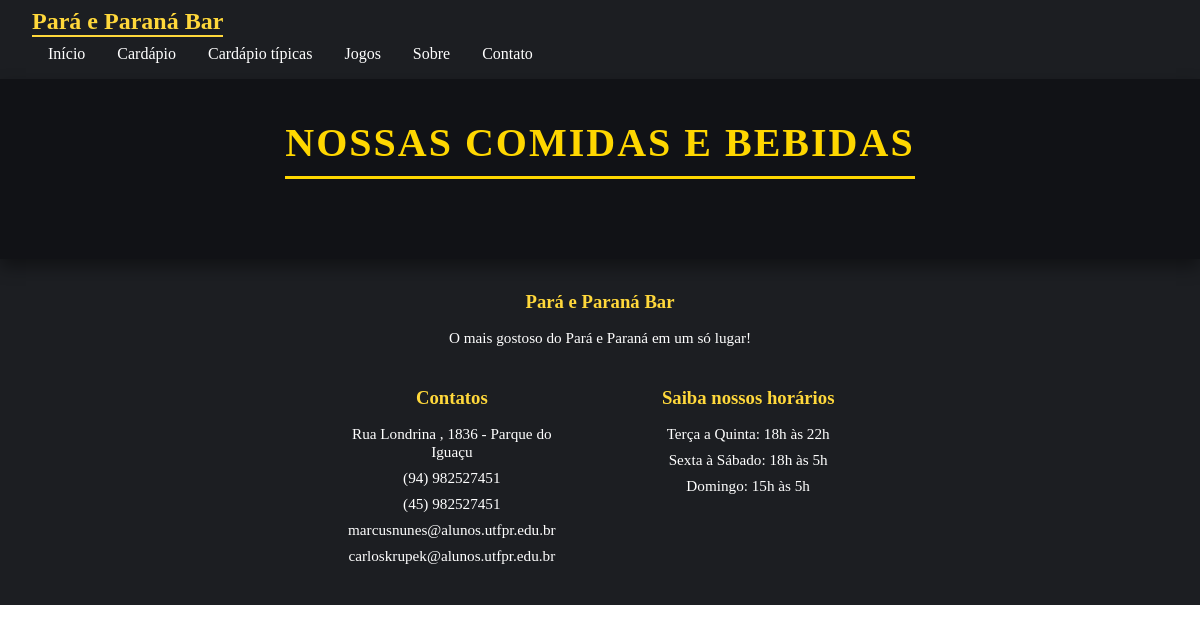
Page /sitebar/cardapio/comida/ on the earlier database version.
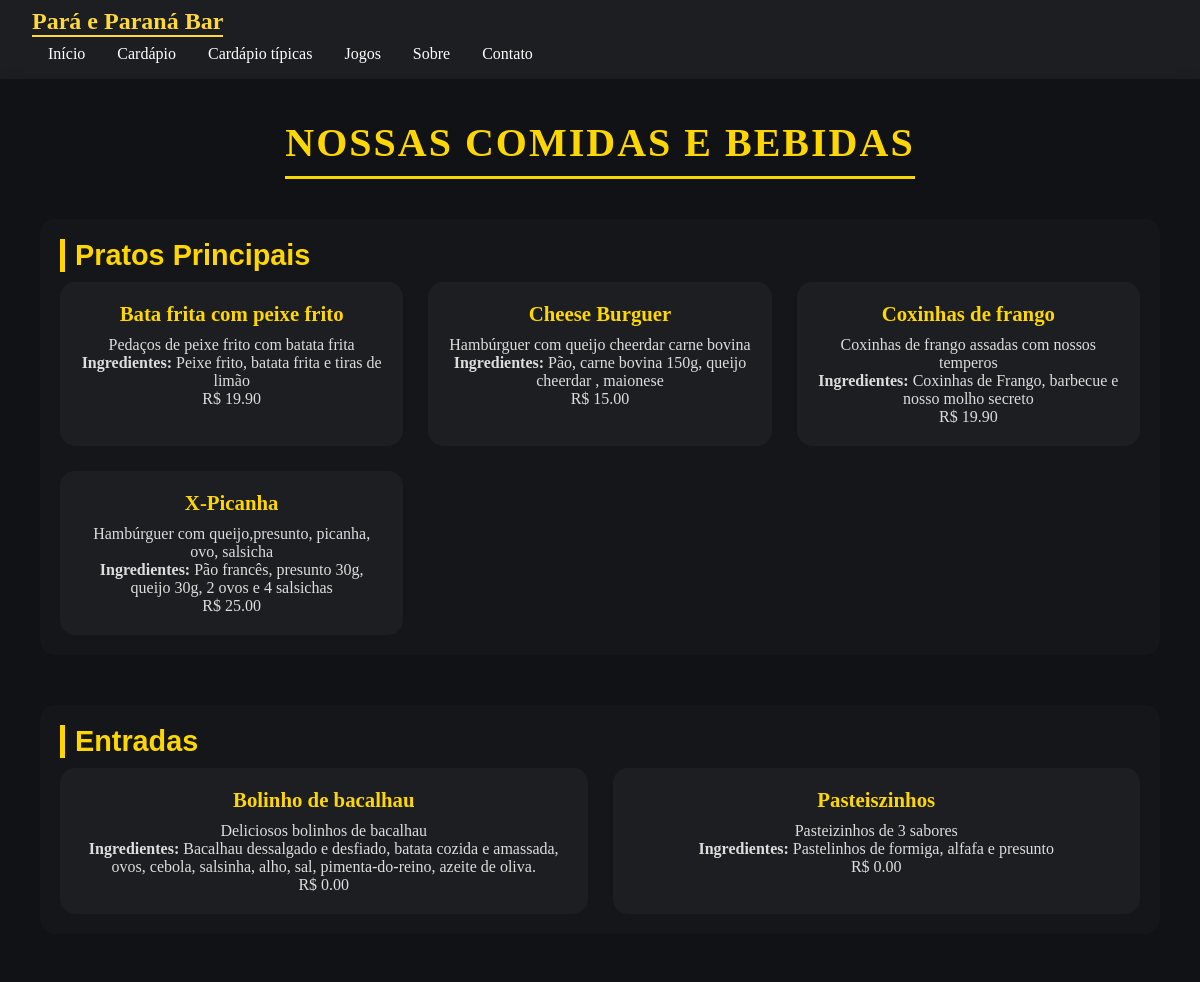
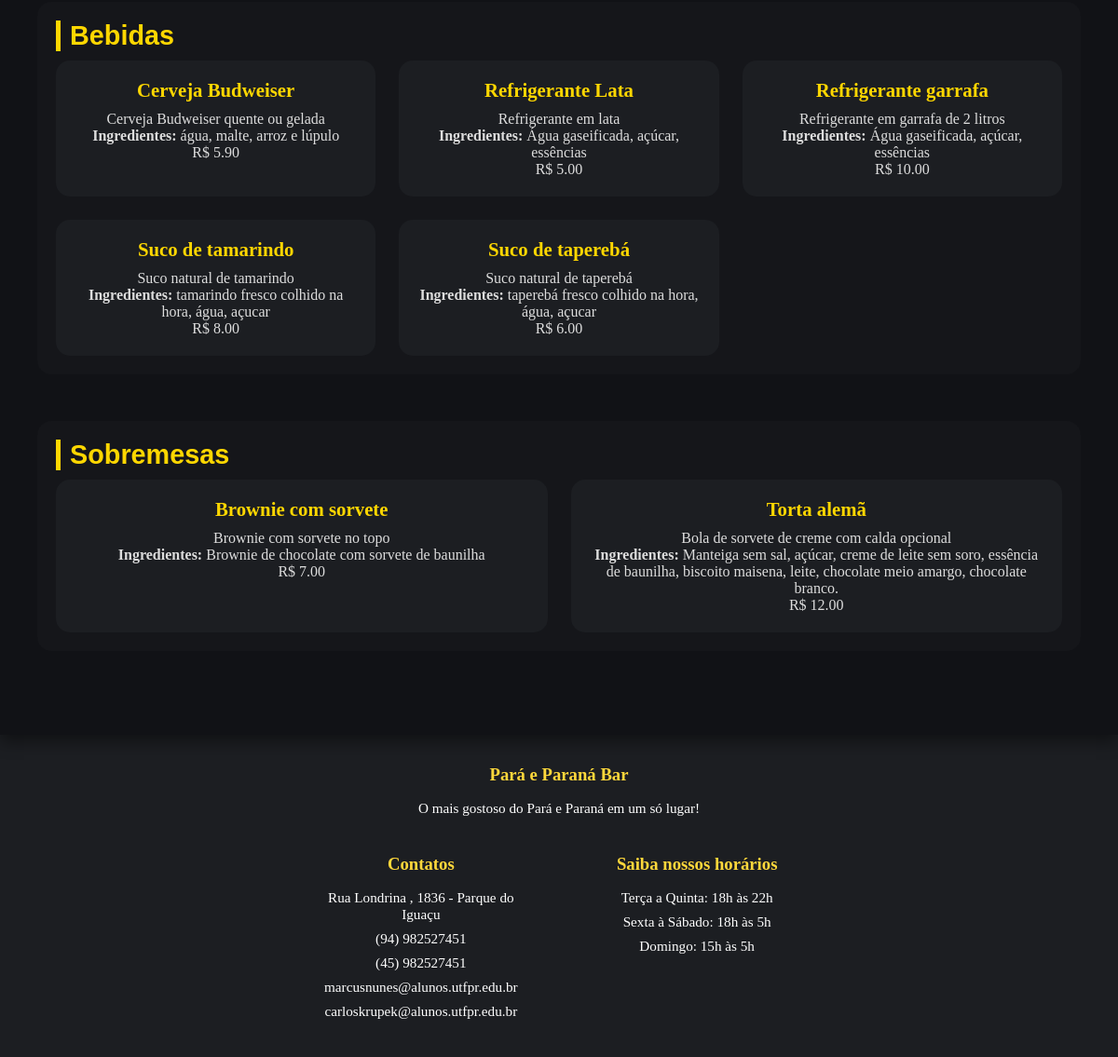
Same page on the later database version (2 pictures, top to bottom).
### sitebar/models.py (models this page shows, shortened)
class Categoria_prato(models.Model):
    nome_categoria = models.CharField(max_length=50)
    descricao_categoria = models.TextField(blank=True)

class Prato(models.Model):
    categoria = models.ForeignKey(Categoria_prato, on_delete=models.CASCADE, related_name='pratos')
    nome_prato = models.CharField(max_length=50)
    descricao_prato = models.TextField(blank=True)
    ingredientes_prato = models.TextField(blank=True)
    preco_prato = models.DecimalField(max_digits=6, decimal_places=2)
    imagem_prato = models.ImageField(upload_to='imagens/', blank=True, null=True)
    tipico = models.BooleanField(default=False)

### sitebar/views.py (the view)
# urls.py: path('cardapio/comida/', views.cardapio_comida, name='cardapio_comida'),
def cardapio_comida(request):
    categorias = Categoria_prato.objects.filter(pratos__tipico=False).distinct()
    pratos = Prato.objects.order_by('categoria__nome_categoria', 'nome_prato')
    return render(request, 'sitebar/cardapio-comida.html', {
        'categorias': categorias,
        'pratos': pratos
    })

### sitebar/templates/sitebar/cardapio-comida.html (shortened to what this page needs)
<!DOCTYPE html>
{% load static %}
<html lang="pt-BR">
<head>
    <link rel="stylesheet" href="{% static 'estilo.css' %}">
</head>
<body>
    <header>
        <nav class="navbar">
            <div class="nav-container">
                <div class="logo">
                    <h1>Pará e Paraná Bar</h1>
                </div>
                <ul class="nav-menu">
                    <li><a href="{% url "index" %}">Início</a></li>
                    <li><a href="{% url "cardapio_comida" %}">Cardápio</a></li>
                    <li><a href="{% url "cardapio_tipica" %}">Cardápio típicas</a></li>
                    <li><a href="{% url "catalogo_jogo" %}">Jogos</a></li>
                    <li><a href="{% url "index" %}#sobre">Sobre</a></li>
                    <li><a href="{% url "index" %}#contato">Contato</a></li>
                </ul>
            </div>
        </nav>
    </header>
    <main>
        <div class="cardapio-container">
            <div class="cardapio-header">
                <h1>Nossas comidas e bebidas</h1>
            </div>
            {% for categoria in categorias %}
                <div class="cardapio-category">
                    <h2>{{ categoria.nome_categoria }}</h2>
                    <div class="cardapio-grid">
                        {% for prato in pratos %}
                            {% if prato.tipico == False %}
                                {% if prato.categoria == categoria %}
                                    <div class="cardapio-opcoes">
                                        <div class="cardapio-opcoes-content">
                                            <h3>{{ prato.nome_prato }}</h3>
                                            <p>{{ prato.descricao_prato|default:"Sem descrição." }}</p>
                                            {% if prato.ingredientes_prato %}
                                            <p><strong>Ingredientes:</strong> {{ prato.ingredientes_prato }}</p>
                                            {% endif %}
                                            <p class="preco">R$ {{ prato.preco_prato }}</p>
                                        </div>
                                    </div>
                                {% endif %}
                            {% endif %}
                        {% endfor %}
                    </div>
                </div>
            {% endfor %}
        </div>
    </main>
    <footer id="contato" class="footer">
        <div class="footer-container">
            <div class="footer-content">
                <div class="footer-column">
                    <h3>Pará e Paraná Bar</h3>
                    <p>O mais gostoso do Pará e Paraná em um só lugar!</p>
                </div>
                 <div class="footer-bottom">
                    <div class="footer-column">
                        <h3>Contatos</h3>
                        <p>Rua Londrina , 1836 - Parque do Iguaçu</p>
                        <p>(94) 982527451</p>
                        <p>(45) 982527451</p>
                        <p>marcusnunes@alunos.utfpr.edu.br</p>
                        <p>carloskrupek@alunos.utfpr.edu.br</p>
                    </div>
                    <div class="footer-column">
                        <h3>Saiba nossos horários</h3>
                        <p>Terça a Quinta: 18h às 22h</p>
                        <p>Sexta à Sábado: 18h às 5h</p>
                        <p>Domingo: 15h às 5h</p>
                    </div>
                </div>
            </div>
        </div>
    </footer>
</body>
</html>

### sitebar/static/estilo.css (style rules this page uses)
* { margin: 0; padding: 0; box-sizing: border-box; }
header { background-color: #1C1E22; color: #fff; border: 1px; }
.navbar { display: flex; justify-content: space-between; align-items: center; padding: 0.5rem 2rem; }
.logo h1 { font-size: 1.5rem; color: #FFD83B; font-family: 'Playfair Display', serif; border-bottom: 2px solid #FFD83B; margin-right: 24rem; }
.nav-menu { list-style: none; gap: 1.5rem; }
.nav-menu li a { text-decoration: none; color: #fff; font-size: 1rem; padding: 0.5rem 1rem; transition: background-color 0.3s ease; border-radius: 1px; float: left; }
.cardapio-container { background-color: #111216; color: #ddd; padding: 40px; box-shadow: 0 8px 16px rgba(0, 0, 0, 0.4); position: relative; z-index: 2; }
.cardapio-header { text-align: center; margin-bottom: 40px; position: relative; }
.cardapio-header h1 { font-size: 2.5rem; color: #FFD700; text-transform: uppercase; letter-spacing: 2px; border-bottom: 3px solid #FFD700; display: inline-block; padding-bottom: 10px; }
.cardapio-category { margin-bottom: 50px; background-color: rgba(255, 255, 255, 0.014); padding: 20px; border-radius: 15px; transition: transform 0.3s ease, box-shadow 0.3s ease; }
.cardapio-category h2 { font-size: 1.8rem; color: #FFD700; border-left: 5px solid #FFD700; padding-left: 10px; margin-bottom: 10px; font-family: 'Orbitron', sans-serif; }
.cardapio-grid { display: grid; grid-template-columns: repeat(auto-fit, minmax(260px, 1fr)); gap: 25px; }
.cardapio-opcoes { background-color: #1c1e22; border-radius: 15px; overflow: hidden; transition: transform 0.3s ease, box-shadow 0.3s ease; }
.cardapio-opcoes-content { padding: 20px; text-align: center; }
.cardapio-opcoes-content h3 { font-size: 1.3rem; color: #FFD700; margin-bottom: 10px; }
.footer { background-color: #1C1E22; color: #fff; padding: 2rem 1rem; }
.footer-container { max-width: 1200px; margin: 0 auto; }
.footer-content { display: flex; justify-content: space-between; flex-wrap: wrap; gap: 2rem; }
.footer-column { flex: 1; min-width: 250px; }
.footer-column h3 { margin-bottom: 1rem; color: #FFD83B; }
.footer-column p { margin-bottom: 0.5rem; font-size: 0.95rem; }
.footer-content { display: flex; flex-direction: column; align-items: center; gap: 2rem; }
.footer-content .footer-column:first-child { width: 100%; text-align: center; }
.footer-bottom { display: flex; justify-content: center; gap: 4rem; flex-wrap: wrap; }
.footer-bottom .footer-column { min-width: 220px; text-align: center; }

Differences in the rows shown:
added Categoria_prato: nome_categoria "Pratos Principais"
added Prato: nome_prato "Bata frita com peixe frito", descricao_prato "Pedaços de peixe frito com batata frita", ingredientes_prato "Peixe frito, batata frita e tiras de limão", preco_prato "19.90", shown under "Pratos Principais"
added Prato: nome_prato "Cheese Burguer", descricao_prato "Hambúrguer com queijo cheerdar carne bovina", ingredientes_prato "Pão, carne bovina 150g, queijo cheerdar , maionese", preco_prato "15.00", shown under "Pratos Principais"
added Prato: nome_prato "Coxinhas de frango", descricao_prato "Coxinhas de frango assadas com nossos temperos", ingredientes_prato "Coxinhas de Frango, barbecue e nosso molho secreto", preco_prato "19.90", shown under "Pratos Principais"
added Prato: nome_prato "X-Picanha", descricao_prato "Hambúrguer com queijo,presunto, picanha, ovo, salsicha", ingredientes_prato "Pão francês, presunto 30g, queijo 30g, 2 ovos e 4 salsichas", preco_prato "25.00", shown under "Pratos Principais"
added Categoria_prato: nome_categoria "Entradas"
added Prato: nome_prato "Bolinho de bacalhau", descricao_prato "Deliciosos bolinhos de bacalhau", ingredientes_prato "Bacalhau dessalgado e desfiado, batata cozida e amassada, ovos, cebola, salsinha, alho, sal, pimenta-do-reino, azeite de oliva.", preco_prato "0.00", shown under "Entradas"
added Prato: nome_prato "Pasteiszinhos", descricao_prato "Pasteizinhos de 3 sabores", ingredientes_prato "Pastelinhos de formiga, alfafa e presunto", preco_prato "0.00", shown under "Entradas"
added Categoria_prato: nome_categoria "Bebidas"
added Prato: nome_prato "Cerveja Budweiser", descricao_prato "Cerveja Budweiser quente ou gelada", ingredientes_prato "água, malte, arroz e lúpulo", preco_prato "5.90", shown under "Bebidas"
added Prato: nome_prato "Refrigerante Lata", descricao_prato "Refrigerante em lata", ingredientes_prato "Água gaseificada, açúcar, essências", preco_prato "5.00", shown under "Bebidas"
added Prato: nome_prato "Refrigerante garrafa", descricao_prato "Refrigerante em garrafa de 2 litros", ingredientes_prato "Água gaseificada, açúcar, essências", preco_prato "10.00", shown under "Bebidas"
added Prato: nome_prato "Suco de tamarindo", descricao_prato "Suco natural de tamarindo", ingredientes_prato "tamarindo fresco colhido na hora, água, açucar", preco_prato "8.00", shown under "Bebidas"
added Prato: nome_prato "Suco de taperebá", descricao_prato "Suco natural de taperebá", ingredientes_prato "taperebá fresco colhido na hora, água, açucar", preco_prato "6.00", shown under "Bebidas"
added Categoria_prato: nome_categoria "Sobremesas"
added Prato: nome_prato "Brownie com sorvete", descricao_prato "Brownie com sorvete no topo", ingredientes_prato "Brownie de chocolate com sorvete de baunilha", preco_prato "7.00", shown under "Sobremesas"
added Prato: nome_prato "Torta alemã", descricao_prato "Bola de sorvete de creme com calda opcional", ingredientes_prato "Manteiga sem sal, açúcar, creme de leite sem soro, essência de baunilha, biscoito maisena, leite, chocolate meio amargo, chocolate branco.", preco_prato "12.00", shown under "Sobremesas"
